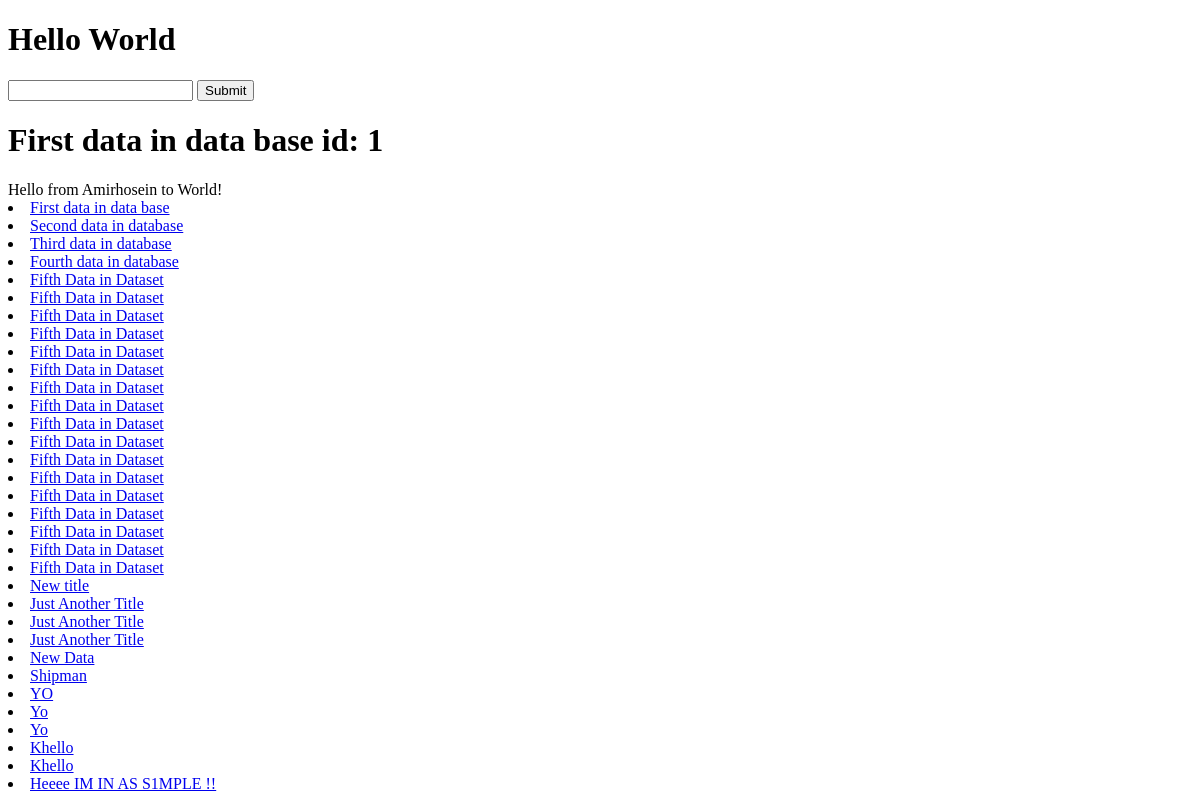
The app's page /, older data.
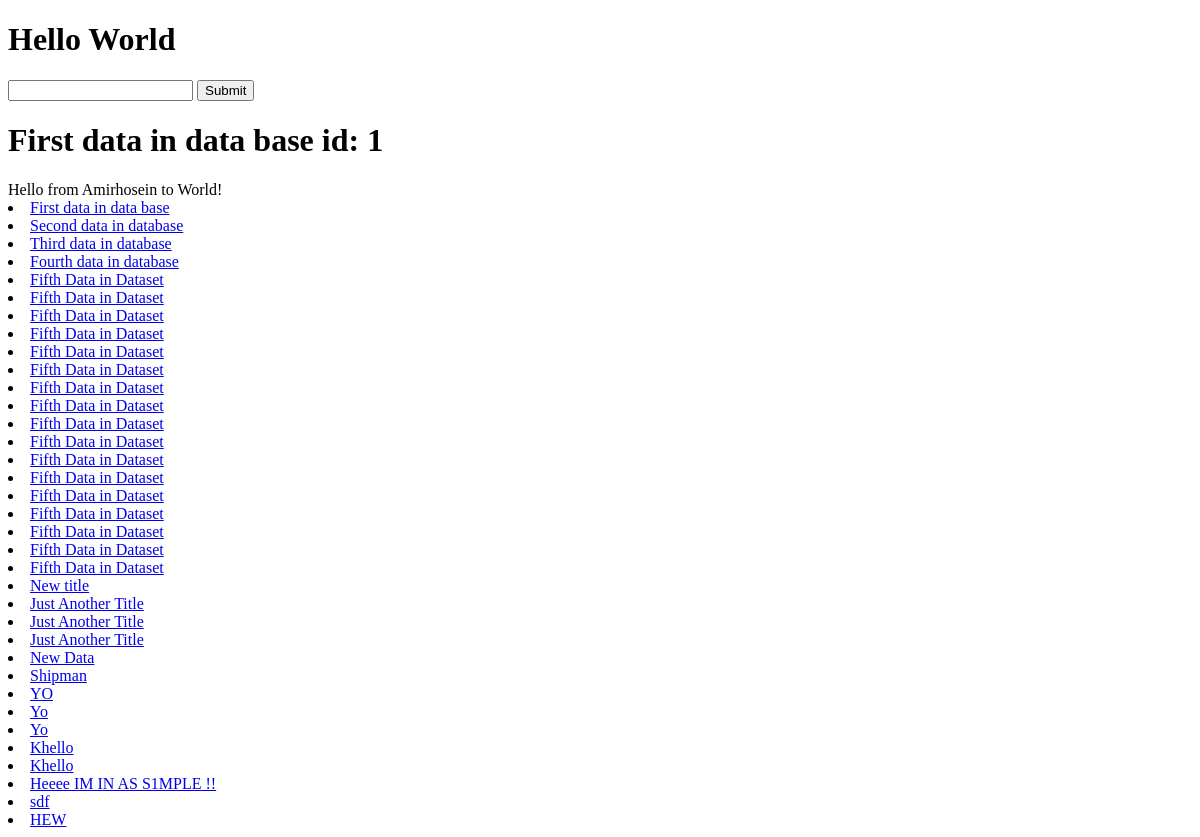
The same page, newer data.
### articles/models.py (models this page shows, shortened)
class Article(models.Model):
    title = models.CharField(max_length=70)
    content = models.TextField()
    slug = models.SlugField(blank=True, null=True)
    timestamp = models.DateTimeField(auto_now_add=True)
    updated = models.DateTimeField(auto_now=True)
    publish = models.DateField(auto_now=False, auto_now_add=False, null=True, blank=True, default=timezone.now)

### trydjango/views.py (the view)
# urls.py: path("", home_view), # index /home /root
def home_view (request):
    article_obj = Article.objects.get(id=1)
    number_lis = [123, 432, 54, 6233]
    article_queryset = Article.objects.all()
    context = {
        "obj_queryset": article_queryset,
        "number_lis": number_lis,
        "object" : article_obj,
        "title" : article_obj.title,
        "content" : article_obj.content,
        "id" : article_obj.id
    }
    HTML_STRING = render_to_string("home-view.html", context=context)
    return HttpResponse(HTML_STRING)

### templates/home-view.html
{% extends "base.html" %}
{% block content %}
<h1> {{title}} id: {{id}}</h1>
<p1> {{content}} </p1>
{% for x in obj_queryset %}
<li>
     <a href="/articles/{{x.id}}/">{{ x.title }}</a>
</li>
{% endfor %}
{% endblock content %}

Row changes from the older to the newer data that the page shows:
added Article: title "sdf"
added Article: title "HEW"
